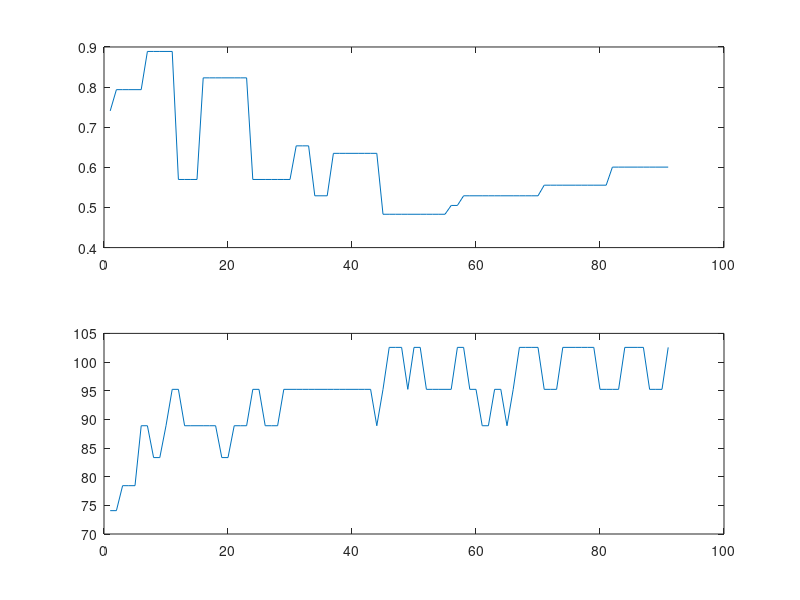

This chart was generated by the following MATLAB code:
%%
clc; clear all; close all;

% length(c1_bf)
c1_bf = csvread('data/calculated/bb_c1_v61.csv');
c1_hr = csvread('data/calculated/hr_c1_v61.csv');
c2_bf = csvread('data/calculated/bb_c2_v51.csv');
c2_hr = csvread('data/calculated/hr_c2_v51.csv');
length(c2_bf)


%% 1

%%
from = 1;to = 497;
subplot(2,1,1);plot(c1_bf(from:to))
subplot(2,1,2);plot(c1_hr(from:to))
%%
from = 50;to = 120;
subplot(2,1,1);plot(c1_bf(from:to))
subplot(2,1,2);plot(c1_hr(from:to))
mean(c1_bf(from:to)) % 0.4995
mean(c1_hr(from:to)) % 61.0938
%%
from = 260;to = 310;
subplot(2,1,1);plot(c1_bf(from:to))
subplot(2,1,2);plot(c1_hr(from:to))
mean(c1_bf(from:to)) % 0.5102
mean(c1_hr(from:to)) % 71.8111


%% 2

%%
from = 1;to = 497;
subplot(2,1,1);plot(c1_bf(from:to))
subplot(2,1,2);plot(c1_hr(from:to))
%%
from = 50;to = 120;
subplot(2,1,1);plot(c2_bf(from:to))
subplot(2,1,2);plot(c2_hr(from:to))
mean(c2_bf(from:to)) % 0.4786
mean(c2_hr(from:to)) % 67.9941
%%
from = 170;to = 180; % (kort)
subplot(2,1,1);plot(c2_bf(from:to))
subplot(2,1,2);plot(c2_hr(from:to))
mean(c2_bf(from:to)) % 0.4962
mean(c2_hr(from:to)) % 74.0740 %(kort)
%%
from = 220;to = 310;
subplot(2,1,1);plot(c2_bf(from:to))
subplot(2,1,2);plot(c2_hr(from:to))
mean(c2_bf(from:to)) % 0.6149
mean(c2_hr(from:to)) % 94.1400
